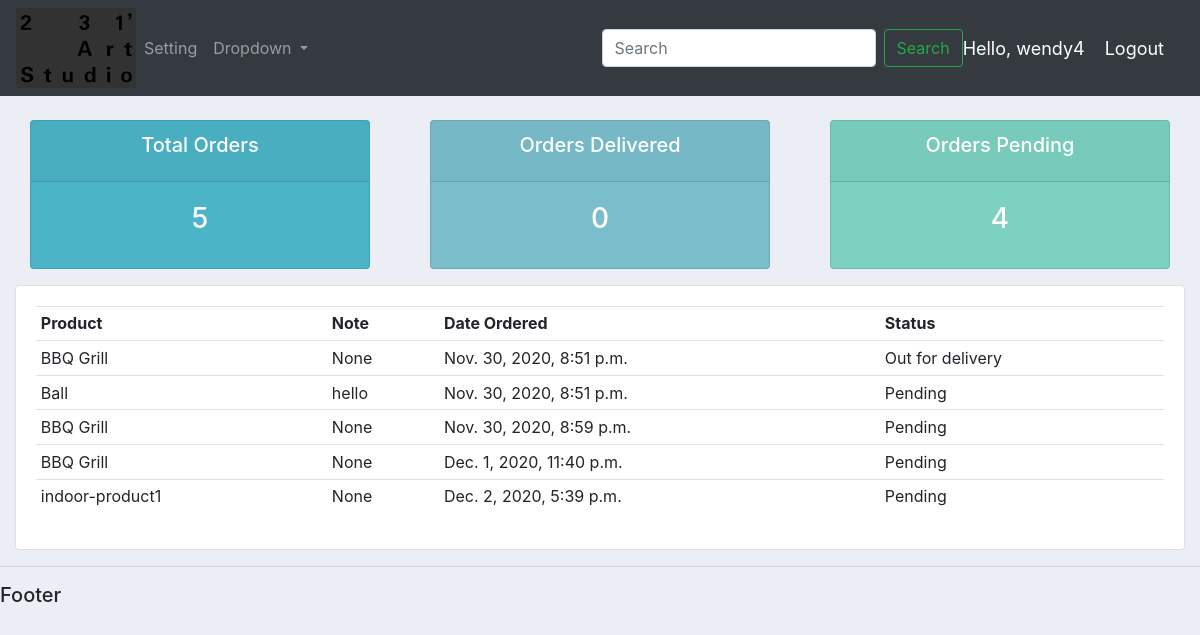
The page /user/ (signed in) on the database its author committed.
### accounts/models.py (models this page shows)
class Order(models.Model):
	STATUS = (
		("Pending", "Pending"),
		("Out for delivery", "Out for delivery"),
		("Delivered", "Delivered"),
		)
	customer = models.ForeignKey(Customer, null=True, on_delete=models.SET_NULL)
	product = models.ForeignKey(Product, null=True, on_delete=models.SET_NULL)
	date_created = models.DateTimeField(auto_now_add=True, null=True)
	status = models.CharField(max_length=200, null=True, choices=STATUS)
	note = models.CharField(max_length=200, null=True)
	def __str__(self):
		return self.product.name

class Product(models.Model):
	CATEGORY = (
		('Indoor', 'Indoor'),
		('OutDoor', 'OutDoor'),
		)
	name = models.CharField(max_length=200, null=True)
	price = models.FloatField(null=True)
	category = models.CharField(max_length=200, null=True, choices=CATEGORY)
	description = models.CharField(max_length=200, null=True, blank = True)
	date_created = models.DateTimeField(auto_now_add=True, null=True)
	tags = models.ManyToManyField(Tag)
	def __str__(self):
		return self.name

### accounts/decorators.py (the view)
		def wrapper_func(request, *args, **kwargs):
			group = None
			if request.user.groups.exists():
				group = request.user.groups.all()[0].name
			if group in allowed_roles:
				return view_func(request, *args, **kwargs)
			else:
				return HttpResponse("You are not authorized to view this page. ")

### accounts/views.py (called while the page is built)
@login_required(login_url='login')
@allowed_users(allowed_roles =['customer'])
def userPage(request):
	orders=request.user.customer.order_set.all()
	print('orders'+ str(orders))
	total_orders = orders.count()
	delivered = orders.filter(status="Delivered").count()
	pending = orders.filter(status="Pending").count()
	context={'orders':orders, 'total_orders': total_orders, 'delivered':delivered,
	'pending':pending}
	return render(request, "accounts/user.html", context)

### accounts/templates/accounts/user.html
{% extends 'accounts/main.html' %}
{% block content %}
{% include 'accounts/status.html' %}
<div class="row">
	<div class="col-md">
		<div class="card card-body">
			<table class="table table-sm">
				<tr>
					<th>Product</th>
					<th>Note</th>
					<th>Date Ordered</th>
					<th>Status</th>
				</tr>
				{% for order in orders %}
				<tr>
					<td>{{order.product}}</td>
					<td>{{order.note}}</td>
					<td>{{order.date_created}}</td>
					<td>{{order.status}}</td>
				</tr>
				{% endfor %}
			</table>
		</div>
	</div>
</div>
{% endblock content %}

### accounts/templates/accounts/navbar.html (shortened to what this page needs)
{% load static %}
<nav class="navbar navbar-expand-lg navbar-dark bg-dark">
  <img src="{% static 'images_files/logo_test.PNG' %}">
  <div class="collapse navbar-collapse" id="navbarSupportedContent">
    <ul class="navbar-nav mr-auto">
      {% if request.user.is_staff %}
      <li class="nav-item active">
        <a class="nav-link" href="{% url 'home' %}">Dashboard </a>
      </li>
      <li class="nav-item">
        <a class="nav-link" href="{% url 'products' %}">Products</a>
      </li>
      {% else %}
      <li class="nav-item">
        <a class="nav-link" href="{% url 'account' %}">Setting</a>
      </li>
      <li class="nav-item dropdown">
        <a class="nav-link dropdown-toggle" href="#" id="navbarDropdown" role="button" data-toggle="dropdown" aria-haspopup="true" aria-expanded="false">
          Dropdown
        </a>
      </li>
      {% endif %}
    </ul>
    <form class="form-inline my-2 my-lg-0">
      <input class="form-control mr-sm-2" type="search" placeholder="Search" aria-label="Search">
      <button class="btn btn-outline-success my-2 my-sm-0" type="submit">Search</button>
    </form>
  </div>
  <span class="hello-msg">Hello, {{request.user}}</span>
  <span><a class="hello-msg" href="{% url 'logout' %}">Logout</a></span>
</nav>

### static/css_files/main.css (style rules this page uses)
body { background-color: #ebeff5; }

### accounts/templates/accounts/navbar.html (style rules this page uses)
.hello-msg { font-size: 18px; color: #fff; margin-right: 20px; }

### rows shown on the page
Order: product "BBQ Grill", note "None", date_created "Nov. 30, 2020, 8:51 p.m.", status "Out for delivery"
Order: product "Ball", note "hello", date_created "Nov. 30, 2020, 8:51 p.m.", status "Pending"
Order: product "BBQ Grill", note "None", date_created "Nov. 30, 2020, 8:59 p.m.", status "Pending"
Order: product "BBQ Grill", note "None", date_created "Dec. 1, 2020, 11:40 p.m.", status "Pending"
Order: product "indoor-product1", note "None", date_created "Dec. 2, 2020, 5:39 p.m.", status "Pending"

### other values the page prints
{{ request.user }} "wendy4"
{{ total_orders }} "5"
{{ delivered }} "0"
{{ pending }} "4"
